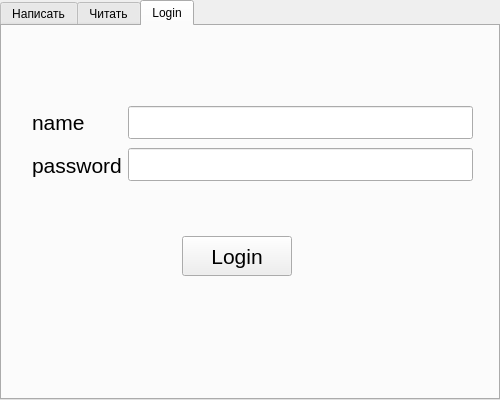
<?xml version="1.0" encoding="UTF-8"?>
<ui version="4.0">
 <class>Form</class>
 <widget class="QWidget" name="Form">
  <property name="geometry">
   <rect>
    <x>0</x>
    <y>0</y>
    <width>500</width>
    <height>400</height>
   </rect>
  </property>
  <property name="windowTitle">
   <string>Form</string>
  </property>
  <widget class="QTabWidget" name="main">
   <property name="geometry">
    <rect>
     <x>0</x>
     <y>0</y>
     <width>500</width>
     <height>400</height>
    </rect>
   </property>
   <property name="currentIndex">
    <number>2</number>
   </property>
   <widget class="QWidget" name="write">
    <attribute name="title">
     <string>Написать</string>
    </attribute>
   </widget>
   <widget class="QWidget" name="read">
    <attribute name="title">
     <string>Читать</string>
    </attribute>
   </widget>
   <widget class="QWidget" name="login">
    <attribute name="title">
     <string>Login</string>
    </attribute>
    <widget class="QPushButton" name="Login">
     <property name="geometry">
      <rect>
       <x>180</x>
       <y>210</y>
       <width>110</width>
       <height>40</height>
      </rect>
     </property>
     <property name="font">
      <font>
       <pointsize>16</pointsize>
      </font>
     </property>
     <property name="text">
      <string>Login</string>
     </property>
    </widget>
    <widget class="QWidget" name="">
     <property name="geometry">
      <rect>
       <x>30</x>
       <y>77</y>
       <width>441</width>
       <height>81</height>
      </rect>
     </property>
     <layout class="QHBoxLayout" name="horizontalLayout">
      <item>
       <layout class="QVBoxLayout" name="verticalLayout_2">
        <item>
         <widget class="QLabel" name="label_2">
          <property name="font">
           <font>
            <pointsize>16</pointsize>
           </font>
          </property>
          <property name="text">
           <string>name</string>
          </property>
         </widget>
        </item>
        <item>
         <widget class="QLabel" name="label">
          <property name="font">
           <font>
            <pointsize>16</pointsize>
           </font>
          </property>
          <property name="text">
           <string>password</string>
          </property>
         </widget>
        </item>
       </layout>
      </item>
      <item>
       <layout class="QVBoxLayout" name="verticalLayout">
        <item>
         <widget class="QLineEdit" name="name">
          <property name="font">
           <font>
            <pointsize>16</pointsize>
           </font>
          </property>
         </widget>
        </item>
        <item>
         <widget class="QLineEdit" name="password">
          <property name="font">
           <font>
            <pointsize>16</pointsize>
           </font>
          </property>
         </widget>
        </item>
       </layout>
      </item>
     </layout>
    </widget>
   </widget>
  </widget>
 </widget>
 <resources/>
 <connections/>
</ui>
